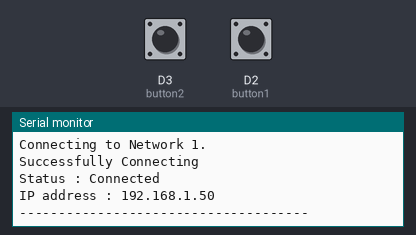
Recording of a sketch running on a simulated ESP8266 (NodeMCU). On the bench: the last lines printed to the serial monitor. The test bench sets the inputs (shaded band); at power-on: D3 (button2) HIGH, D2 (button1) HIGH. WiFi joins after 1.5 s; servers stay silent unless stated; uploads are accepted with an empty reply.

Above: at 2.7 s.
2.8 s: D3 (button2) pulled LOW for 0.25 s
At 3.6 s:
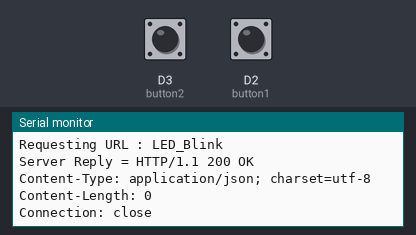
4.5 s: D2 (button1) pulled LOW for 1 s
At 5.8 s:
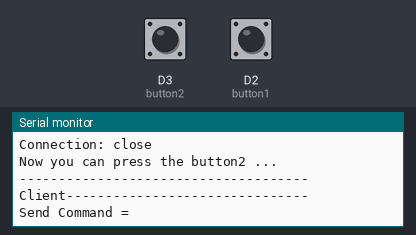
7.0 s: D3 (button2) pulled LOW for 1 s
At 7.32 s:
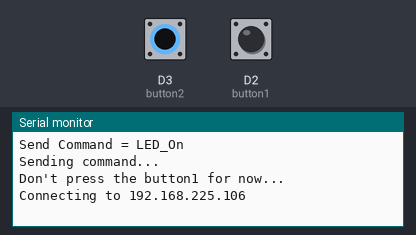
9.5 s: D2 (button1) pulled LOW for 1 s
At 9.96 s:
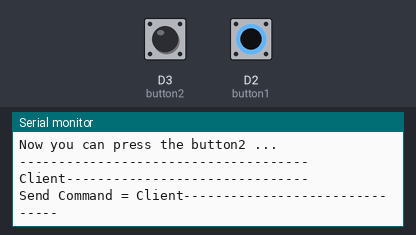

The sketch:

NodeMCU_Client_Button.ino
```cpp
#include <ESP8266WiFi.h>

const char* ssid = "dongle";                  // Your wifi Name
const char* password = "TEST0562"; // Your wifi Password

const char * host1 = "192.168.225.106";        // IP Server
const char * host2 = "192.168.225.106";

const int httpPort = 80;

const char* Commands;                       // The command variable that is sent to the server

int button1 = D2;                           // push button is connected
int button2 = D3;
bool btn_press = true;                      // The variable to detect the button has been pressed
int con = 0;                                // Variables for mode

void setup() {
  // put your setup code here, to run once:
  pinMode(button1, INPUT_PULLUP);            // initialize the pushbutton pin as an input:
  Serial.begin(115200);                     // initialize serial:
  Serial.println("");
  Serial.println("Client-------------------------------");
  Serial.print("Connecting to Network 1");
  WiFi.mode(WIFI_STA);                      // Mode Station
  WiFi.begin(ssid, password);               // Matching the SSID and Password
  delay(1000);

  // Waiting to connect to wifi
  while (WiFi.status() != WL_CONNECTED) {
    Serial.print(".");
    delay(500);
  }
  Serial.println("");
  Serial.println("Successfully Connecting");
  Serial.println("Status : Connected");
  Serial.print("IP address : ");
  Serial.println(WiFi.localIP());
  Serial.println("-------------------------------------");
  Serial.println("");
}

void loop() {
  // put your main code here, to run repeatedly:

  if (digitalRead(button1) == LOW) {
    Serial.println("Client-------------------------------");
    Serial.print("Send Command = ");
    if (btn_press == true){
      if (con >= 3) {
        con=0;
      }
      con++;

      switch (con){
        case 1:
          Commands="LED_Blink";
          Serial.println(Commands);
          send_commands();
          break;
        case 2:
          Commands="LED_On";
          Serial.println(Commands);
          send_commands();
          break;
        case 3:
          Commands="LED_Off";
          Serial.println(Commands);
          send_commands();
          break;
      }

      btn_press = false;
    }
  }
  else {
    btn_press = true;
  }
  delay(100);


        //code for button 2


      if (digitalRead(button2) == LOW) {
    Serial.println("Client-------------------------------");
    Serial.print("Send Command = ");
    if (btn_press == true){
      if (con >= 3) {
        con=0;
      }
      con++;

      switch (con){
        case 1:
          Commands="LED_Blink";
          Serial.println(Commands);
          send_commands();
          break;
        case 2:
          Commands="LED_On";
          Serial.println(Commands);
          send_commands();
          break;
        case 3:
          Commands="LED_Off";
          Serial.println(Commands);
          send_commands();
          break;
      }

      btn_press = false;
    }
  }
  else {
    btn_press = true;
  }
  delay(100);
}


void send_commands(){
  Serial.println("Sending command...");
  Serial.println("Don't press the button1 for now...");
  Serial.println("");
  Serial.print("Connecting to ");
  Serial.println(host1);

  // Use WiFiClient class to create TCP connections
  WiFiClient client;

  if (!client.connect(host1, httpPort)) {
    Serial.println("Connection failed");
    return;
  }

  // We now create a URI for the request
  Serial.print("Requesting URL : ");
  Serial.println(Commands);

  // This will send the request to the server
  client.print(String("GET ") + Commands + " HTTP/1.1\r\n" + "Host1: " + host1 + "\r\n" + "Connection: Close\r\n\r\n");
  unsigned long timeout = millis();
  while (client.available() == 0) {
    if (millis() - timeout > 5000) {
      Serial.println(">>> Client Timeout !");
      client.stop();
      return;
    }
  }

  Serial.print("Server Reply = ");
  // Read all the lines of the reply from server and print them to Serial
  while(client.available()){
    String line = client.readStringUntil('\r');
    Serial.print(line);
  }
  Serial.println("Now you can press the button1 ...");
  Serial.println("-------------------------------------");
  Serial.println("");


    //code for button 2


  Serial.println("Don't press the button2 for now...");
  Serial.println("");
  Serial.print("Connecting to ");
  Serial.println(host2);

  // Use WiFiClient class to create TCP connections
//  WiFiClient client;

  if (!client.connect(host2, httpPort)) {
    Serial.println("Connection failed");
    return;
  }

  // We now create a URI for the request
  Serial.print("Requesting URL : ");
  Serial.println(Commands);

  // This will send the request to the server
  client.print(String("GET ") + Commands + " HTTP/1.1\r\n" + "Host2: " + host2 + "\r\n" + "Connection: Close\r\n\r\n");
  unsigned long timeout1 = millis();
  while (client.available() == 0) {
    if (millis() - timeout1 > 5000) {
      Serial.println(">>> Client Timeout !");
      client.stop();
      return;
    }
  }

  Serial.print("Server Reply = ");
  // Read all the lines of the reply from server and print them to Serial
  while(client.available()){
    String line = client.readStringUntil('\r');
    Serial.print(line);
  }
  Serial.println("Now you can press the button2 ...");
  Serial.println("-------------------------------------");
  Serial.println("");
}
```

Measured:
- after the input at 2.8 s, the serial monitor: prints a new line at once (image 1)
- after the input at 4.5 s, the serial monitor: prints a new line after 0.96 s (image 2)
- after the input at 7.0 s, the serial monitor: prints a new line after 0.16 s (image 3)
- after the input at 9.5 s, the serial monitor: prints a new line after 0.31 s (image 4)
